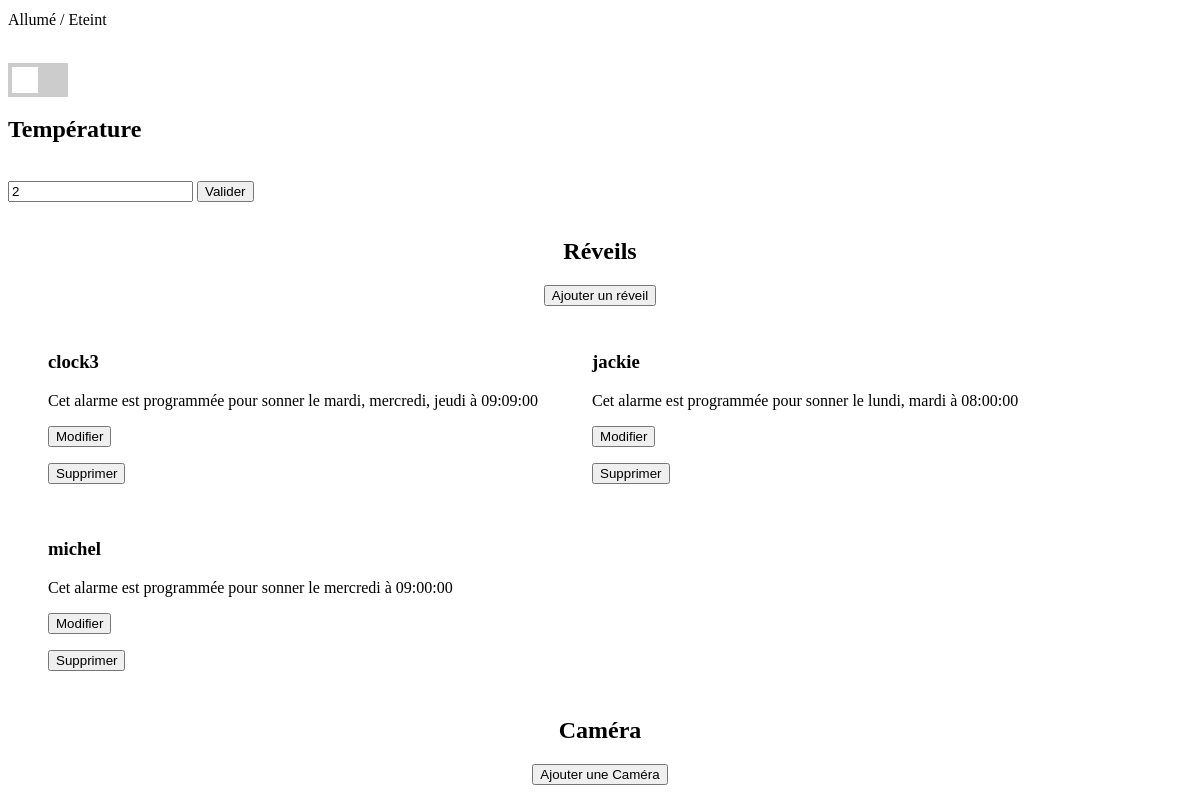
/demomap.php?page=demomap&room=2 (lower part), run on an earlier commit of the app's database.
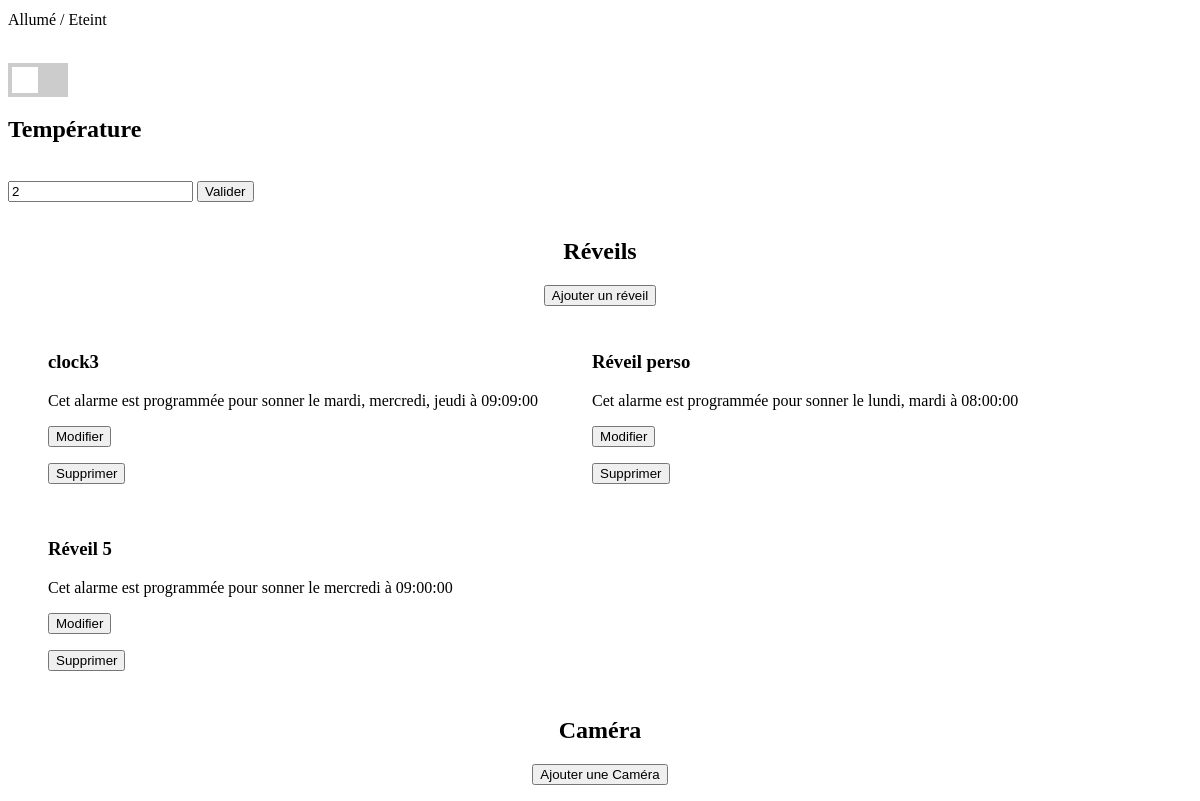
And on a later commit of the database.
### tables this page shows
CREATE TABLE IF NOT EXISTS `alarmclock` (
  `id` int(11) NOT NULL AUTO_INCREMENT,
  `name` varchar(255) NOT NULL,
  `frequency` varchar(255) NOT NULL,
  `val1` date DEFAULT NULL,
  `val2` varchar(255) DEFAULT NULL,
  `time` time DEFAULT NULL,
  `room_id` int(11) NOT NULL,
  PRIMARY KEY (`id`)
);

### demomapcontent.php (the view, shortened to what this page needs)
<?php
$bdd = new PDO('mysql:host=127.0.0.1;dbname=jabasof', 'root', '',array (PDO::MYSQL_ATTR_INIT_COMMAND => 'SET NAMES \'UTF8\''));
$getroom = $bdd->query("SELECT * FROM `rooms` WHERE room_id =".$_GET['room']);
while($result=$getroom->fetch()){
    if ($result['movedetect']=='on'){
        $movedetectcheck = ' checked';
    }else{
        $movedetectcheck = '';
    }
    if ($result['movedetect']=='on'){
        $lightcheck = ' checked';
    }else{
        $lightcheck = '';
    }
    echo
        '<div class="formulaire">
            <form action="" method="post">
                <h3>'.$result['room_name'].'</h3><br/>
                <h2>Détecteur de mouvement</h2><br/>
                <p>Activé / Désactivé</p><br/>
                <label class="switch">
                    <input id=\'mouvementhidden\' type=\'hidden\' value=\'off\' name=\'movecheck\'>
                    <input id="mouvement" type="checkbox" value="on" name="movecheck"'.$movedetectcheck.'>
                    <span class="slider"></span>
                </label>
                <br/>
                <h2>Lumière</h2><br/>
                <p>Allumé / Eteint</p><br/>
                <label class="switch">
                    <input id=\'lighthidden\' type=\'hidden\' value=\'off\' name=\'lightcheck\'>
                    <input id="light" type="checkbox" value="on" name="lightcheck"'.$lightcheck.'>
                    <span class="slider"></span>
                </label>
                <br/>
                <h2>Température</h2><br/>
                <input type="text" name="temperature" placeholder="en C°" value="'.$result['temperature'].'">
                <input type="submit" value="Valider">
            </form>
        </div>'
    ;
}
?>
<center><h2>Réveils</h2></center>
<?php
echo '
    <form action="?page=addreveil&room='.$_GET['room'].'" method="post">
        <center><input type="submit" name="addreveil" value="Ajouter un réveil"></center>
    </form>
';
$getclock = $bdd->query("SELECT * FROM `alarmclock` WHERE room_id=".$_GET['room']);
while($result=$getclock->fetch()) {
    if ($result['val1'] != NULL) {
        $progmsg = 'Cet alarme est programmée pour sonner le ' . $result['val1'] . ' à ' . $result['time'];
    }else if ($result['val2'] != NULL) {
        $progmsg = 'Cet alarme est programmée pour sonner le ' . $result['val2'] . ' à ' . $result['time'];
    }else{
        $progmsg = "Cet alarme n'est pas encore programmée";
    }
    echo
        '
    <div class="block">
        <h3>' . $result['name'] . '</h3>
        <p>' . $progmsg . '</p>
        <form action="?page=setreveil&id=' . $result['id'] . '" method="post">
            <input type="submit" value="Modifier" />
        </form>
        <form action="?page=deletereveil&id=' . $result['id'] . '" method="post">
            <input type="submit" name="deletereveil" value="Supprimer" />
        </form>
    </div>
'
    ;
}
?>
<center><h2>Caméra</h2></center>
<?php
echo '
<form action="?page=addcamera&room='.$_GET['room'].'" method="post">
    <center><input type="submit" name="addcamera" value="Ajouter une Caméra"></center>
</form>
';
?>

What changed in the data, as far as the page shows it:
changed alarmclock "Cet alarme est programmée pour sonner le lundi, mardi à 08:00:00": name "jackie" → "Réveil perso"
changed alarmclock "Cet alarme est programmée pour sonner le mercredi à 09:00:00": name "michel" → "Réveil 5"
